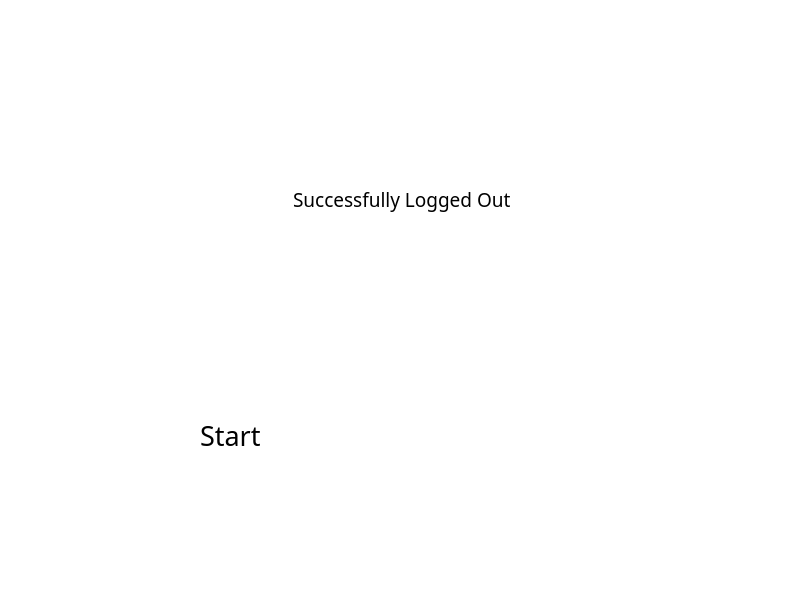
<?xml version="1.0" encoding="UTF-8"?>
<ui version="4.0">
 <class>Dialog</class>
 <widget class="QDialog" name="Dialog">
  <property name="geometry">
   <rect>
    <x>0</x>
    <y>0</y>
    <width>800</width>
    <height>600</height>
   </rect>
  </property>
  <property name="windowTitle">
   <string>Dialog</string>
  </property>
  <widget class="QFrame" name="bg">
   <property name="geometry">
    <rect>
     <x>0</x>
     <y>0</y>
     <width>800</width>
     <height>600</height>
    </rect>
   </property>
   <property name="styleSheet">
    <string notr="true">background-color: rgb(255,255,255);</string>
   </property>
   <layout class="QVBoxLayout" name="verticalLayout">
    <item>
     <widget class="QFrame" name="horizontalFrame">
      <property name="maximumSize">
       <size>
        <width>16777215</width>
        <height>150</height>
       </size>
      </property>
      <layout class="QHBoxLayout" name="horizontalLayout_2">
       <property name="leftMargin">
        <number>40</number>
       </property>
       <item>
        <widget class="QLabel" name="label_2">
         <property name="maximumSize">
          <size>
           <width>60</width>
           <height>107</height>
          </size>
         </property>
         <property name="text">
          <string/>
         </property>
         <property name="pixmap">
          <pixmap>image.png</pixmap>
         </property>
        </widget>
       </item>
       <item>
        <widget class="QLabel" name="label">
         <property name="minimumSize">
          <size>
           <width>200</width>
           <height>0</height>
          </size>
         </property>
         <property name="maximumSize">
          <size>
           <width>400</width>
           <height>100</height>
          </size>
         </property>
         <property name="font">
          <font>
           <family>Lucida Sans</family>
           <pointsize>14</pointsize>
          </font>
         </property>
         <property name="text">
          <string>Successfully Logged Out</string>
         </property>
         <property name="alignment">
          <set>Qt::AlignLeading|Qt::AlignLeft|Qt::AlignVCenter</set>
         </property>
        </widget>
       </item>
      </layout>
     </widget>
    </item>
    <item>
     <widget class="QFrame" name="btnbg">
      <property name="maximumSize">
       <size>
        <width>16777215</width>
        <height>80</height>
       </size>
      </property>
      <layout class="QHBoxLayout" name="horizontalLayout_3">
       <item>
        <widget class="QLabel" name="label1">
         <property name="minimumSize">
          <size>
           <width>200</width>
           <height>0</height>
          </size>
         </property>
         <property name="maximumSize">
          <size>
           <width>400</width>
           <height>100</height>
          </size>
         </property>
         <property name="font">
          <font>
           <family>Lucida Sans</family>
           <pointsize>20</pointsize>
          </font>
         </property>
         <property name="text">
          <string>Start</string>
         </property>
         <property name="alignment">
          <set>Qt::AlignLeading|Qt::AlignLeft|Qt::AlignVCenter</set>
         </property>
        </widget>
       </item>
      </layout>
     </widget>
    </item>
   </layout>
  </widget>
 </widget>
 <resources/>
 <connections/>
</ui>
